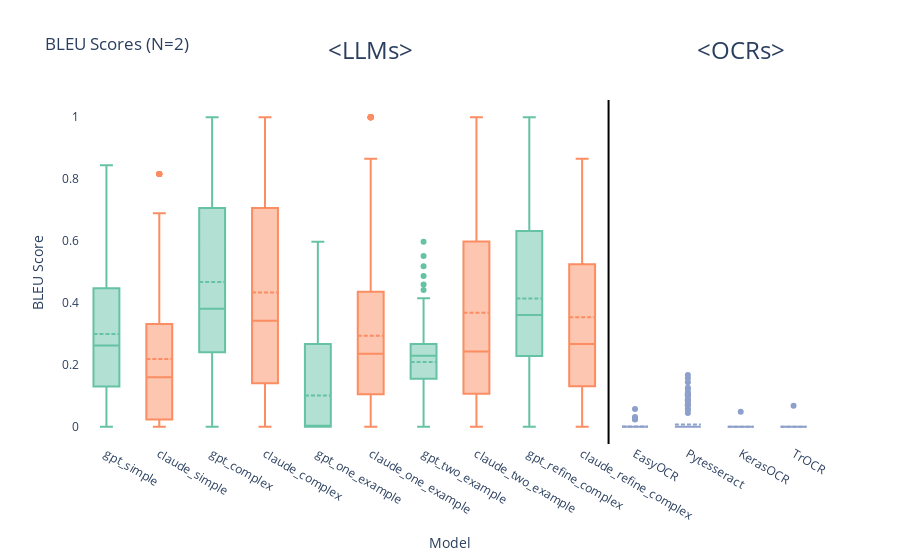

This figure's notebook cell:
### Code cell
data = bleu_n2
llm_order = ['gpt_simple', 'claude_simple', 'gpt_complex', 'claude_complex',
             'gpt_one_example', 'claude_one_example', 'gpt_two_example', 'claude_two_example', 
            #  'gpt_one_text_example', 'claude_one_text_example', 'gpt_two_text_example', 'claude_two_text_example', 
            #  'gpt_refine', 'claude_refine', 
             'gpt_refine_complex', 'claude_refine_complex']
ocr_order = ['EasyOCR', 'Pytesseract', 'KerasOCR', 'TrOCR'] 
ocr_ft_order = ['TrOCR20', 'TrOCR50']


gpt_color = px.colors.qualitative.Set2[0]
claude_color = px.colors.qualitative.Set2[1]
ocr_color = px.colors.qualitative.Set2[2]
ocr_ft_color = px.colors.qualitative.Set2[3]


fig = go.Figure()

for model in llm_order:
    if 'gpt' in model:
        fig.add_trace(go.Box(
            x=data[data['model'] == model]['model'], 
            y=data[data['model'] == model]['bleu'],
            name=model,
            boxmean=True,
            marker=dict(color=gpt_color) 
        ))
    else:
        fig.add_trace(go.Box(
            x=data[data['model'] == model]['model'], 
            y=data[data['model'] == model]['bleu'],
            name=model,
            boxmean=True,
            marker=dict(color=claude_color) 
        ))
# Add traces for OCR models with a different color
for model in ocr_order:
    fig.add_trace(go.Box(
        x=data[data['model'] == model]['model'], 
        y=data[data['model'] == model]['bleu'],
        name=model,
        boxmean=True,
        marker=dict(color=ocr_color)  # Assign OCR color
    ))

# Add traces for OCR fine-tuned models with another color
for model in ocr_ft_order:
    fig.add_trace(go.Box(
        x=data[data['model'] == model]['model'], 
        y=data[data['model'] == model]['bleu'],
        name=model,
        boxmean=True,
        marker=dict(color=ocr_ft_color)  # Assign OCR fine-tuned color
    ))

# Get the start and midpoint of each group
ocr_start_index = len(llm_order)  # The first position of ocr_order
ocr_ft_start_index = ocr_start_index + len(ocr_order)  # Start of ocr_ft_order
llm_midpoint = ocr_start_index / 2  # Midpoint of LLM models for placing the text
ocr_midpoint = ocr_start_index + (len(ocr_order) / 2)  # Midpoint of OCR models for placing the text

# Update the layout with custom category ordering, vertical line, and annotations
fig.update_layout(
    title='BLEU Scores (N=2)',
    xaxis_title='Model',
    yaxis_title='BLEU Score',
    # margin=dict(l=10, r=10, t=10, b=10),
    plot_bgcolor='rgba(0,0,0,0)',
    paper_bgcolor='rgba(0,0,0,0)',
    xaxis=dict(
        categoryorder='array',  # Set ordering to be custom
        categoryarray=llm_order + ocr_order + ocr_ft_order # Concatenate the model orders
    ),
    showlegend=False,
    # legend=dict(
    #             orientation="h",
    #             entrywidth=70,
    #             yanchor="bottom",
    #             y=1.02,
    #             xanchor="right",
    #             x=1),
    shapes=[
        # Add a vertical line between LLM and OCR models
        dict(
            type="line",
            x0=ocr_start_index - 0.5,  # Place the line between the two groups
            x1=ocr_start_index - 0.5,
            y0=0,
            y1=1,
            xref="x",
            yref="paper",  # Stretch the line across the plot's full height
            line=dict(color="black", width=2)
        )
    ],
    annotations=[
        # Add annotation for LLMs above LLM models
        dict(
            x=llm_midpoint,  # Midpoint of LLM models
            y=1.2,  # Position above the plot
            xref='x',
            yref='paper',
            text='<LLMs>',
            showarrow=False,
            font=dict(size=24)
        ),
        # Add annotation for OCRs above OCR models
        dict(
            x=ocr_midpoint,  # Midpoint of OCR models
            y=1.2,  # Position above the plot
            xref='x',
            yref='paper',
            text='<OCRs>',
            showarrow=False,
            font=dict(size=24)
        )
    ]
)
# fig.update_xaxes(rangeselector_font_size=10)

fig.show()

### Figure 1 — Plotly figure (JSON) as saved in the notebook; plotly's stock layout.template omitted (floating-point values rounded to 4 significant figures; data arrays with more than 128 entries replaced by an {"elided": "..."} marker saying what was removed)
{"data": [{"boxmean": true, "marker": {"color": "rgb(102,194,165)"}, "name": "gpt_simple", "type": "box", "x": {"elided": "283 str values"}, "y": {"elided": "283 float values"}}, {"boxmean": true, "marker": {"color": "rgb(252,141,98)"}, "name": "claude_simple", "type": "box", "x": {"elided": "283 str values"}, "y": {"elided": "283 float values"}}, {"boxmean": true, "marker": {"color": "rgb(102,194,165)"}, "name": "gpt_complex", "type": "box", "x": {"elided": "283 str values"}, "y": {"elided": "283 float values"}}, {"boxmean": true, "marker": {"color": "rgb(252,141,98)"}, "name": "claude_complex", "type": "box", "x": {"elided": "283 str values"}, "y": {"elided": "283 float values"}}, {"boxmean": true, "marker": {"color": "rgb(102,194,165)"}, "name": "gpt_one_example", "type": "box", "x": {"elided": "282 str values"}, "y": {"elided": "282 float values"}}, {"boxmean": true, "marker": {"color": "rgb(252,141,98)"}, "name": "claude_one_example", "type": "box", "x": {"elided": "282 str values"}, "y": {"elided": "282 float values"}}, {"boxmean": true, "marker": {"color": "rgb(102,194,165)"}, "name": "gpt_two_example", "type": "box", "x": {"elided": "281 str values"}, "y": {"elided": "281 float values"}}, {"boxmean": true, "marker": {"color": "rgb(252,141,98)"}, "name": "claude_two_example", "type": "box", "x": {"elided": "281 str values"}, "y": {"elided": "281 float values"}}, {"boxmean": true, "marker": {"color": "rgb(102,194,165)"}, "name": "gpt_refine_complex", "type": "box", "x": {"elided": "283 str values"}, "y": {"elided": "283 float values"}}, {"boxmean": true, "marker": {"color": "rgb(252,141,98)"}, "name": "claude_refine_complex", "type": "box", "x": {"elided": "283 str values"}, "y": {"elided": "283 float values"}}, {"boxmean": true, "marker": {"color": "rgb(141,160,203)"}, "name": "EasyOCR", "type": "box", "x": {"elided": "283 str values"}, "y": {"elided": "283 float values"}}, {"boxmean": true, "marker": {"color": "rgb(141,160,203)"}, "name": "Pytesseract", "type": "box", "x": {"elided": "283 str values"}, "y": {"elided": "283 float values"}}, {"boxmean": true, "marker": {"color": "rgb(141,160,203)"}, "name": "KerasOCR", "type": "box", "x": {"elided": "283 str values"}, "y": {"elided": "283 float values"}}, {"boxmean": true, "marker": {"color": "rgb(141,160,203)"}, "name": "TrOCR", "type": "box", "x": {"elided": "283 str values"}, "y": {"elided": "283 float values"}}, {"boxmean": true, "marker": {"color": "rgb(231,138,195)"}, "name": "TrOCR20", "type": "box", "x": [], "y": []}, {"boxmean": true, "marker": {"color": "rgb(231,138,195)"}, "name": "TrOCR50", "type": "box", "x": [], "y": []}], "layout": {"annotations": [{"font": {"size": 24}, "showarrow": false, "text": "<LLMs>", "x": 5, "xref": "x", "y": 1.2, "yref": "paper"}, {"font": {"size": 24}, "showarrow": false, "text": "<OCRs>", "x": 12, "xref": "x", "y": 1.2, "yref": "paper"}], "paper_bgcolor": "rgba(0,0,0,0)", "plot_bgcolor": "rgba(0,0,0,0)", "shapes": [{"line": {"color": "black", "width": 2}, "type": "line", "x0": 9.5, "x1": 9.5, "xref": "x", "y0": 0, "y1": 1, "yref": "paper"}], "showlegend": false, "title": {"text": "BLEU Scores (N=2)"}, "xaxis": {"categoryarray": ["gpt_simple", "claude_simple", "gpt_complex", "claude_complex", "gpt_one_example", "claude_one_example", "gpt_two_example", "claude_two_example", "gpt_refine_complex", "claude_refine_complex", "EasyOCR", "Pytesseract", "KerasOCR", "TrOCR", "TrOCR20", "TrOCR50"], "categoryorder": "array", "title": {"text": "Model"}}, "yaxis": {"title": {"text": "BLEU Score"}}}}
